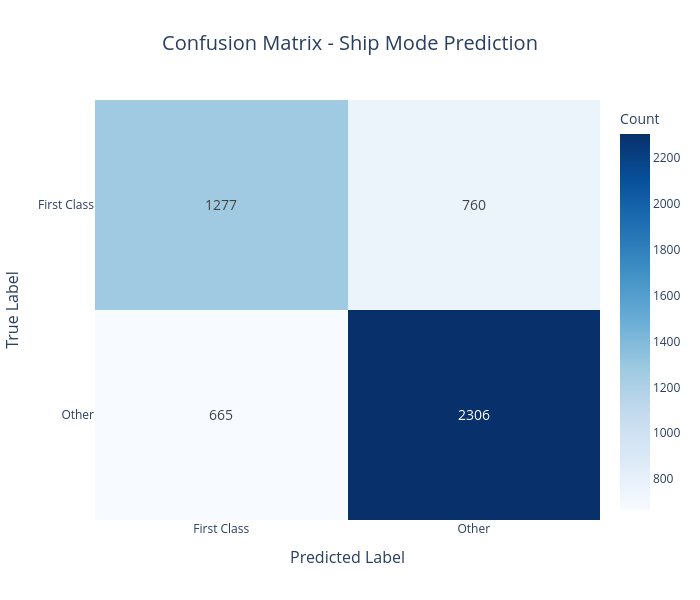

The notebook cell this image was saved under:
### Code cell
y_true, y_pred = models[model_names[2]]['model'].predict(classification_test_df)
cm = confusion_matrix_chart(y_true, y_pred, ["First Class", "Other"])
cm.to_csv("result_data/xgbbinary_classification_cm.csv", index=False)
print(cm)

### Figure 1 — Plotly figure (JSON) as saved in the notebook; plotly's stock layout.template omitted (floating-point values rounded to 4 significant figures)
{"data": [{"colorbar": {"title": {"text": "Count"}}, "colorscale": [[0, "rgb(247,251,255)"], [0.125, "rgb(222,235,247)"], [0.25, "rgb(198,219,239)"], [0.375, "rgb(158,202,225)"], [0.5, "rgb(107,174,214)"], [0.625, "rgb(66,146,198)"], [0.75, "rgb(33,113,181)"], [0.875, "rgb(8,81,156)"], [1, "rgb(8,48,107)"]], "showscale": true, "text": [[1277, 760], [665, 2306]], "textfont": {"size": 14}, "texttemplate": "%{text}", "type": "heatmap", "x": ["First Class", "Other"], "y": ["First Class", "Other"], "z": [[1277, 760], [665, 2306]]}], "layout": {"height": 600, "title": {"font": {"size": 20}, "text": "Confusion Matrix - Ship Mode Prediction", "x": 0.5}, "width": 700, "xaxis": {"title": {"font": {"size": 16}, "text": "Predicted Label"}}, "yaxis": {"autorange": "reversed", "title": {"font": {"size": 16}, "text": "True Label"}}}}
